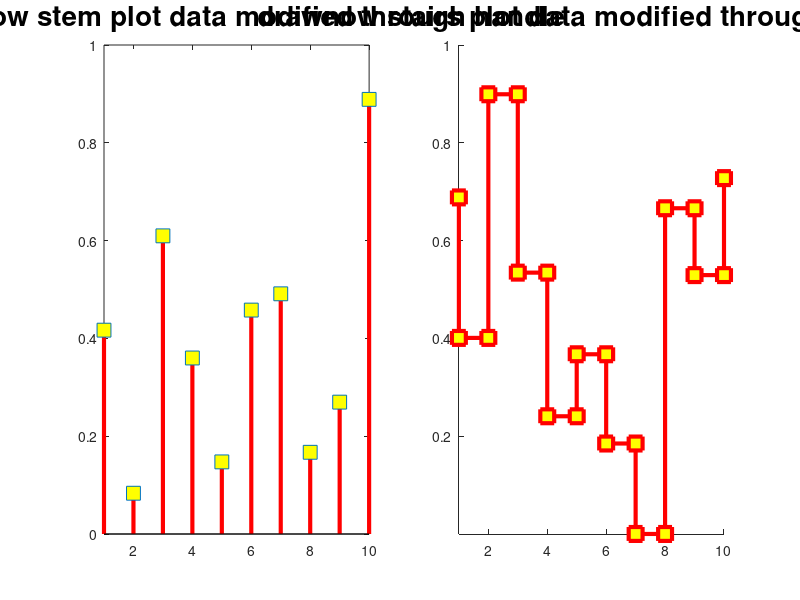

Here is the MATLAB script that generated this plot:
clear all; close all; clc;
h=figure('Position',[1 21 1366 670], ...
'Name','drawnow Command Demonstrations');
fs=20; vc=[1 0 0]; 
ls='-'; lw=3;
mt='s'; mst=10; mct=[1 1 0];
%%%%%%%%%%%%%%%%%%%%%%%%%%%%%%
subplot(1,2,1)
N=11;
x=0:(N-1);
y=rand(1,N);
hs=stem(x(1),y(1),'color',vc, ...
'linestyle',ls,'linewidth',lw, ...
"marker", mt, "markersize", mst, "markerfacecolor", mct);
set(gca(),"xlim",[1,N-1],"ylim",[0,1]);
title("drawnow stem plot data modified through handle", ...
     'fontsize',fs);
for k=2:N
set(hs,"xdata",x(1:k),"ydata",y(1:k));
drawnow();
pause(0.5);
endfor
%%%%%%%%%%%%%%%%%%%%%%%%%%%%%%
subplot(1,2,2)
N=11;
x=0:(N-1);
y=rand(1,N);
hs=stairs(x(1),y(1),'color',vc, ...
'linestyle',ls,'linewidth',lw, ...
"marker", mt, "markersize", mst, "markerfacecolor", mct);
axis([1,N-1,0,1]);
set(gca,"xaxislocation", "origin");
set(gca,"yaxislocation", "origin");
box off;
title("drawnow stairs plot data modified through handle", ...
     'fontsize',fs);
for k=2:N
set(hs,"xdata",x(1:k),"ydata",y(1:k));
drawnow();
pause(0.5);
endfor
